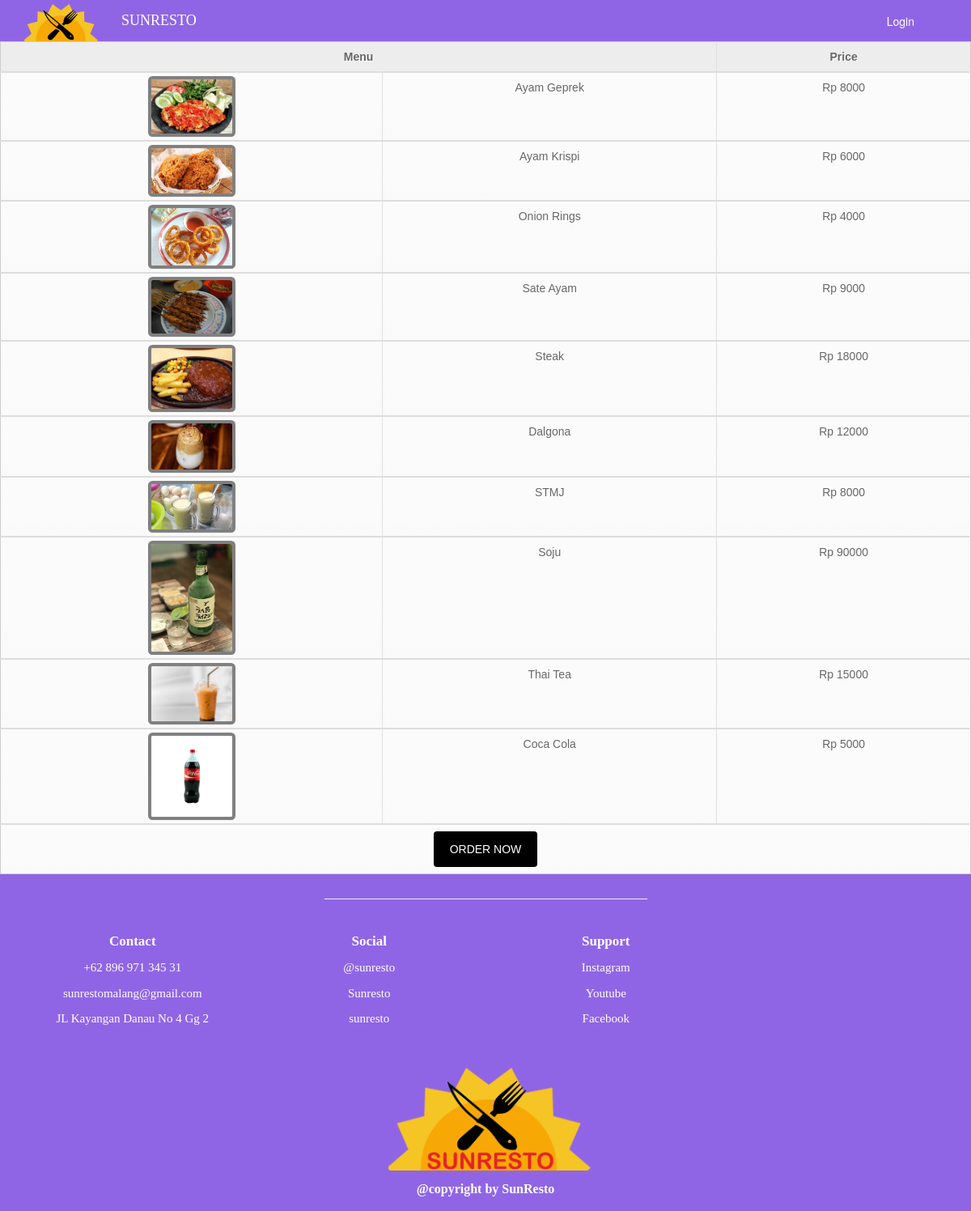
Page /menu.php on the committed database.
### tables this page shows
CREATE TABLE `item` (
  `id_item` int(11) NOT NULL,
  `nama` varchar(50) NOT NULL,
  `harga` int(11) NOT NULL,
  `code` int(11) NOT NULL,
  `url_gambar` varchar(255) NOT NULL
);

### menu.php (the view, shortened to what this page needs)
<?php
			include 'connect.php';
			$query = "SELECT nama as nama, harga as harga, url_gambar as destination FROM item";
			$result = mysqli_query($connect, $query);
?>
<!DOCTYPE html>
<html>
<head>
	<link rel="stylesheet" href="style2.css">
	<link rel="stylesheet" href="style.css">
	<link rel="stylesheet" href="asset/css/bootstrap.min.css">
</head>
<body>
<?php include'header.php' ?>
<table style="text-align: center; margin-bottom: 0px;" cellspacing='0' class="table">
		<thead>
			<tr style="text-align: center;">
				<th colspan="2">Menu</th>
				<th>Price</th>
			</tr>
		</thead>
		<?php
			if (mysqli_num_rows($result) > 0) {
                while ($row = mysqli_fetch_array($result)) {
                    ?>
		<tbody>
			<tr>
				<td style="text-align: center;">
					<img src="<?php echo $row["destination"] ?>" style="width: 100px; box-shadow: 0 0 0 4px grey; border-radius: 2px;"></td>
				<td><?php echo $row["nama"]; ?></td>
				<td>Rp <?php echo $row["harga"]; ?></td>
			</tr>
			<?php
                }
            } else {
                echo "0 results";
            }
            ?>
		</tbody>
		<tbody>
			<tr>
				<td colspan="3" style="text-align: center;">
					<a href="login.php"><input type="submit" class="btn-success" name="login" value="ORDER NOW"></a>
				</td>
			</tr>
		</tbody>
</table>
<?php include'footer.php'  ?>
</body>
</html>

### header.php (shortened to what this page needs)
<!DOCTYPE html>
<html>
<head>
	<link rel="stylesheet" href="style.css">
	<link rel="stylesheet" href="asset/css/bootstrap.min.css">
</head>
<body>
<header>
	<table width="100%" height="50px" border="0" cellspacing="0" cellpadding="0">
		<tr>
			<td style="padding-left: 30px;" width="150px"><img src="asset/img/bg1.png" class="logo"> </td>
			<td class="title login"><a href="index.php">SUNRESTO</a> </td>
			<td align="right" style="padding-right: 70px;"><div class="login"><a href="login.php">Login</a></div></td>
		</tr>
	</table>
</header>
</body>
</html>

### footer.php (shortened to what this page needs)
<!DOCTYPE html>
<html>
<head>
	<link rel="stylesheet" href="style.css">
	<link rel="stylesheet" href="asset/css/bootstrap.min.css">
</head>
<body>
<footer>
	<div class="container">
		<hr style="width: 35%; margin-top: 30px; margin-bottom: -20px;">
		<div class="row">
			<div class="col-lg-3">
				<ul class="foot">
					<li class="subtittle">Contact</li>
					<li>+62 896 971 345 31</li>
					<li>sunrestomalang@gmail.com</li>
					<li>JL Kayangan Danau No 4 Gg 2</li>
				</ul>
			</div>
			<div class="col-lg-3">
				<ul class="foot">
					<li class="subtittle">Social</li>
					<li>@sunresto</li>
					<li>Sunresto</li>
					<li>sunresto</li>
				</ul>
			</div>
			<div class="col-lg-3">
				<ul class="foot">
					<li class="subtittle">Support</li>
					<li>Instagram</li>
					<li>Youtube</li>
					<li>Facebook</li>
				</ul>
			</div>
			<div class="col-lg-3"></div>
		</div>
		<div class="row">
			<div class="col-lg-12 logopost">
				<img src="asset/img/bg2.png" class="logoFoot">
			</div>
		</div>
	</div>
</footer>
<div class="copyright">
	@copyright by SunResto
</div>
</body>
</html>

### style2.css (style rules this page uses)
.table { font-family: Arial, Helvetica, sans-serif; color: #666; text-shadow: 1px 1px 0px #fff; background: #eaebec; border: #ccc 1px solid; }
.table th { padding: 15px 35px; text-align: center; border-left:1px solid #e0e0e0; border-bottom: 1px solid #e0e0e0; background: #ededed; }
.table th:first-child { border-left:none; }
.table tr { text-align: center; margin: auto; }
.table td:first-child { text-align: left; border-left: 0; }
.table td { padding: 15px 35px; border-top: 1px solid #ffffff; border-bottom: 1px solid #e0e0e0; border-left: 1px solid #e0e0e0; background: #fafafa; background: -webkit-gradient(linear, left top, left bottom, from(#fbfbfb), to(#fafafa)); background: -moz-linear-gradient(top, #fbfbfb, #fafafa); }
.table tr:last-child td { border-bottom: 0; }
.table tr:last-child td:first-child { -moz-border-radius-bottomleft: 3px; -webkit-border-bottom-left-radius: 3px; border-bottom-left-radius: 3px; }
.table tr:last-child td:last-child { -moz-border-radius-bottomright: 3px; -webkit-border-bottom-right-radius: 3px; border-bottom-right-radius: 3px; }

### style.css (style rules this page uses)
header { background-color: #9065E5; height: 51px; }
body { background: linear-gradient(to top left, #9065E5 , #B38DFF); }
.title { color: white; font-family: calibri; font-size: 18px; }
.logo { width: 91px; padding-top: 5px; }
.login { color: white; }
.login a { color: white; }
footer { background-color: #9065E5; font-family: calibri; }
li { display: block; padding: 5px; }
.subtittle { padding-top: 10px; color: white; font-weight: bold; font-size: 17px; }
.foot { color: white; font-size: 15px; }
.logoFoot { width: 250px; }
.logopost { text-align: right; margin-top: -123px; }
.copyright { height: 50px; background-color: #9065E5; text-align: center; padding-top: 12px; color: white; font-weight: bold; font-family: calibri; font-size: 16px; }
@media (max-width: 1200px) { .subtittle { text-align: center; } }
@media (max-width: 1200px) { .foot { text-align: center; margin-left: -35px; } }
@media (max-width: 1200px) { .logopost { margin-top: 20px; text-align: center; margin-left: 5px; } }
.foot { color: white; margin-top: 50px; margin-bottom: 25px; }
input[type=submit] { background-color: black; color: white; padding: 12px 20px; border: none; border-radius: 4px; cursor: pointer; }

### rows in the picture
item: url_gambar (picture), nama "Ayam Geprek", harga "8000"
item: url_gambar (picture), nama "Ayam Krispi", harga "6000"
item: url_gambar (picture), nama "Onion Rings", harga "4000"
item: url_gambar (picture), nama "Sate Ayam", harga "9000"
item: url_gambar (picture), nama "Steak", harga "18000"
item: url_gambar (picture), nama "Dalgona", harga "12000"
item: url_gambar (picture), nama "STMJ", harga "8000"
item: url_gambar (picture), nama "Soju", harga "90000"
item: url_gambar (picture), nama "Thai Tea", harga "15000"
item: url_gambar (picture), nama "Coca Cola", harga "5000"
